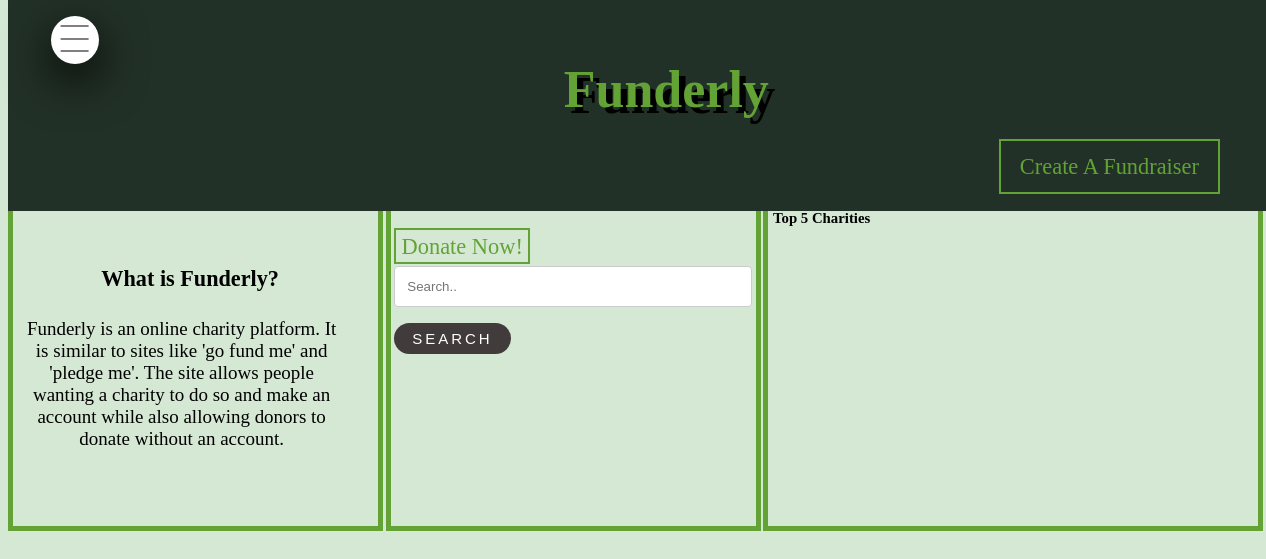
Before: / with the older database file.
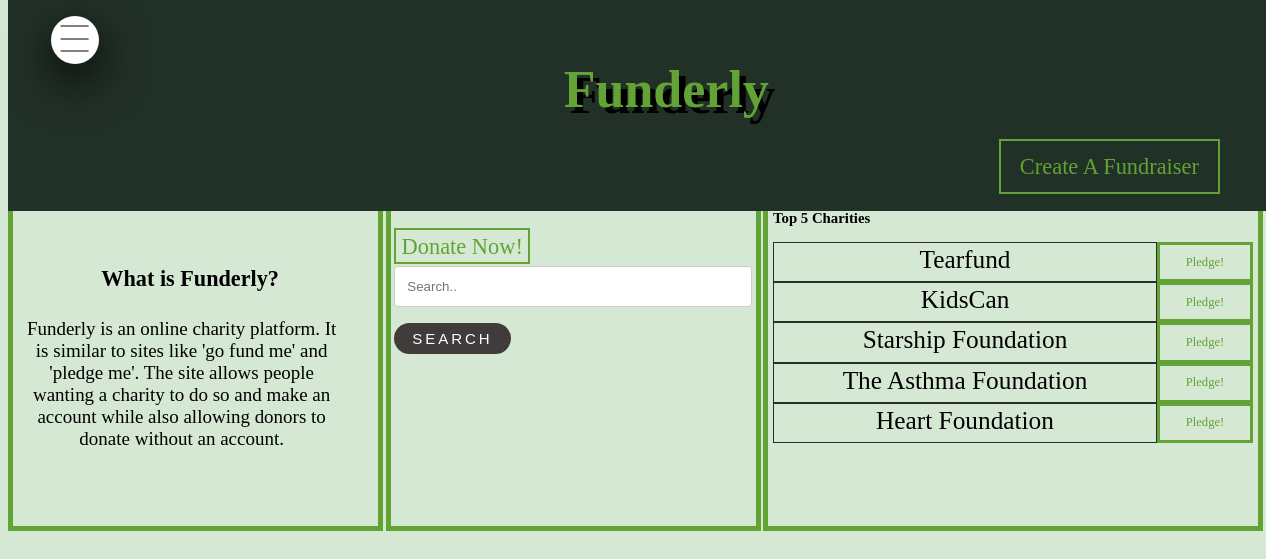
After: the same page with the newer database file.
### tables this page shows
CREATE TABLE `charities` (
  `charity_id` smallint unsigned NOT NULL AUTO_INCREMENT COMMENT 'Unique identifier for each charity made ',
  `charity_name` varchar(45) NOT NULL COMMENT 'The name of each charity fundraiser',
  `blurb` varchar(500) NOT NULL COMMENT 'A paragraph written about the charity and why the fundraiser was started',
  `category` varchar(50) NOT NULL COMMENT 'This helps donors know a little bit about the charity quickly',
  `don_goal` mediumint unsigned NOT NULL COMMENT 'The donation goal for the charity ',
  `account_id` smallint unsigned NOT NULL COMMENT 'The account_id is the foreign key and links the charities table and fundraiser table',
  PRIMARY KEY (`charity_id`),
  KEY `Foreign_key` (`account_id`) USING BTREE,
  CONSTRAINT `charities_ibfk_2` FOREIGN KEY (`account_id`) REFERENCES `fundraisers` (`account_id`)
);

### index.php (the view, shortened to what this page needs)
<?php
	$dbcon = mysqli_connect("localhost", "mayaishver", "YjHS6Z8", "mayaishver_fundraiser");
	$top5_query = "SELECT charities.charity_name, charities.charity_id, SUM(donors.pledge) AS pledge
					FROM `donors`, `charities`
					WHERE charities.charity_id = donors.charity_id
					GROUP BY charities.charity_name, charities.charity_id
					ORDER BY pledge DESC
					LIMIT 0,5 ";
	$top5_result = mysqli_query($dbcon, $top5_query);
?>
<!DOCTYPE html>
<html lang="en">
	<head>
		<link rel="stylesheet" type="text/css" href="css/styles.css">
	</head>
	<body>
		<header>
			<h1> Funderly </h1>
			<a href="fundraiser.php" class="button1"> Create A Fundraiser </a>
		</header>
		<label for="navi-toggle" class="button">
			<span class="icon">&nbsp;</span>
		</label>
		<div class="background">&nbsp;</div>
		<div class="big-grid-container">
			<div class="grid-item grid-item-1">
				<article>
					<h3> What is Funderly?</h3>
					<p> Funderly is an online charity platform. It is similar to sites like 'go fund me' and 'pledge me'. The site allows people wanting a charity to do so and make an account while also allowing donors to donate without an account.<p>
				</article>
			</div>
			<div class="grid-item grid-item-2">
				<p></p>
				<a href="search.php" class="button2">Donate Now!</a>
				<form action="search.php" method="post">
					<input type="text" name="search" placeholder="Search..">
					<input type='submit' id='search' value='search'>
				</form>
			</div>
			<div class="grid-item grid-item-3">
				<h3>Top 5 Charities</h3>
				<div class="grid-container">
					<?php
						while ($row = mysqli_fetch_assoc($top5_result)) {
							echo "<div class='small-grid-item'>".$row['charity_name']."</div>";
							echo "<a href='charity.php?charity_id=".$row['charity_id']."' class='grid-button'>Pledge!</a>";
							}
					?>
				</div>
			</div>
		</div>
	</body>
</html>

Changed rows visible on the page:
now on this page (row edited): charities: charity_name "Tearfund"
now on this page (row edited): charities: charity_name "KidsCan"
now on this page (row edited): charities: charity_name "Starship Foundation"
now on this page (row edited): charities: charity_name "The Asthma Foundation"
now on this page (row edited): charities: charity_name "Heart Foundation"
